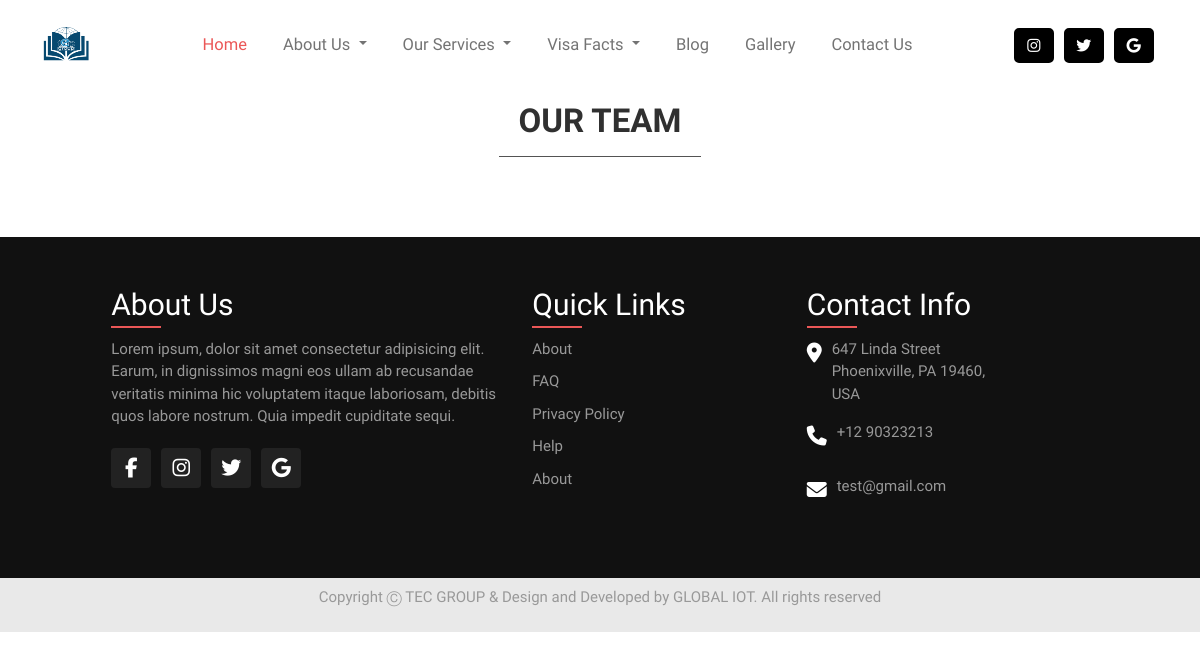
Page /meet-our-team/ on the earlier database version.
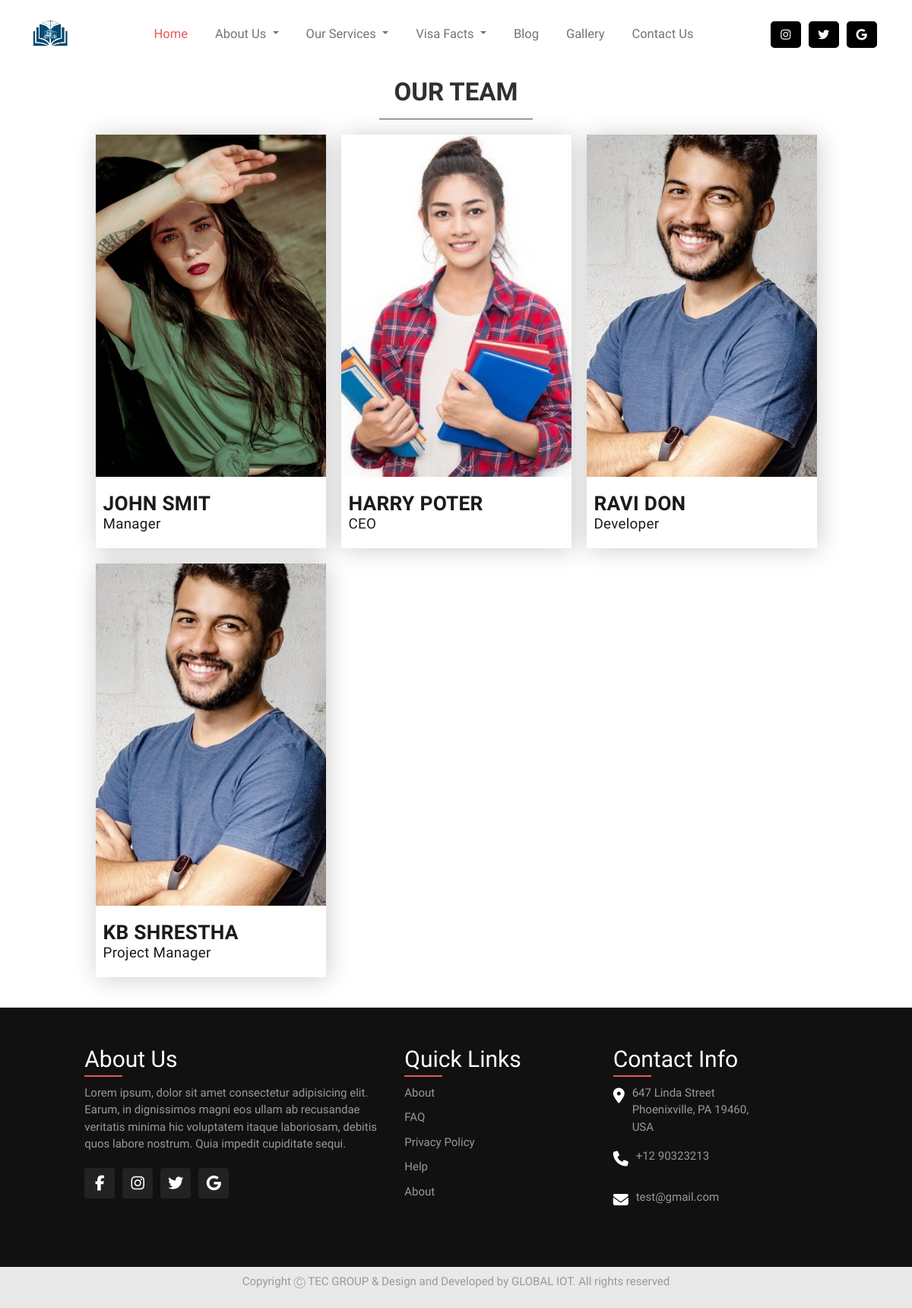
Same page on the later database version.
### meetteam/models.py (models this page shows, shortened)
class AboutTeam(models.Model):
    profile_photo = models.ImageField(upload_to='photos/%Y/%m/%d')
    hover_profile_photo = models.ImageField(upload_to='photos/%Y/%m/%d')
    name = models.CharField(max_length=200)
    job_title = models.CharField(max_length=200)
    job_descriptions = models.TextField(blank=False)
    is_published = models.BooleanField(default=True)

### meetteam/views.py (the view)
# urls.py: path('', views.meetourteam, name='meetteam'),
def meetourteam(request):
    aboutteam = AboutTeam.objects.all()
    context = {
        'aboutteam': aboutteam,
    }
    return render(request, 'pages/meetourteam.html', context)

### pages/context_processors.py (called while the page is built)
def message_context_processor(request):
    message = Message.objects.all()
    context = {
        "message": message
    }
    return context

### templates/pages/meetourteam.html (shortened to what this page needs)
{% extends 'base.html' %}
{% load static %}
{% block css %}
<link rel="stylesheet" href="{% static 'css/ourteam.css' %}">
{% endblock %}
{% block content %}
 <section id="team">
    <strong class="team-heading">Our Team</strong>
    <div class="team-box-container">
        {% for aboutTeam in aboutteam %}
        <div class="member-box member-{{forloop.counter}}">
            <div class="member-img">
                <img src="{{aboutTeam.profile_photo.url}}">
            </div>
            <div class="member-name">
                <h3>{{aboutTeam.name}}</h3>
                <h5>{{aboutTeam.job_title}}</h5>
            </div>
        </div>
        {% endfor %}
    </div>
</section>
{% endblock %}

### templates/base.html (shortened to what this page needs)
{% load static %}
<!DOCTYPE html>
<html lang="en">
<head>
    <link href="https://cdn.jsdelivr.net/npm/bootstrap@5.0.0/dist/css/bootstrap.min.css" rel="stylesheet">
    <link rel="stylesheet" href="https://cdnjs.cloudflare.com/ajax/libs/font-awesome/4.7.0/css/font-awesome.css" />
    <link rel="stylesheet" href="{% static 'css/navFooter.css' %}">
    <link rel="stylesheet" href="https://cdnjs.cloudflare.com/ajax/libs/OwlCarousel2/2.3.4/assets/owl.carousel.min.css" />
    <link rel="stylesheet" href="https://cdnjs.cloudflare.com/ajax/libs/OwlCarousel2/2.3.4/assets/owl.theme.default.min.css" />
    {% block css %} {% endblock %}
    <link rel="stylesheet" href="https://cdnjs.cloudflare.com/ajax/libs/owl-carousel/1.3.3/owl.transitions.min.css" />
    <link rel="stylesheet" href="https://cdnjs.cloudflare.com/ajax/libs/owl-carousel/1.3.3/owl.theme.min.css" />
    <link rel="stylesheet" href="https://cdnjs.cloudflare.com/ajax/libs/Swiper/6.5.8/swiper-bundle.min.css" />
    <link rel="stylesheet" href="https://cdnjs.cloudflare.com/ajax/libs/animate.css/3.5.2/animate.min.css">
    <link rel="stylesheet" href="https://cdnjs.cloudflare.com/ajax/libs/lightgallery-js/1.4.0/css/lightgallery.min.css" />
    <link rel="stylesheet" href="https://cdnjs.cloudflare.com/ajax/libs/owl-carousel/1.3.3/owl.carousel.min.css" />
</head>
<body>
    <header class="header">
        {% include 'partials/nav.html' with message=message%}
    </header>
    {% block content %} {% endblock %}
    {% include 'partials/footer.html' %}
</body>
</html>

### templates/partials/nav.html (shortened to what this page needs)
{% load static %}
<nav class="navbar navbar-expand-lg navbar-light fixed-top">
    <div class="container-fluid">
      <a class="navbar-brand" href="#"><img src="{% static 'img/logo.png' %}" alt=""></a>
      <div class="collapse navbar-collapse justify-content-between" id="navbarSupportedContent">
        <ul class="navbar-nav ms-auto mb-2 mb-lg-0">
          <li class="nav-item">
            <a class="nav-link active" aria-current="page" href="{% url 'index' %}">Home</a>
          </li>
          <li class="nav-item dropdown">
            <a class="nav-link dropdown-toggle" href="#" id="navbarDropdown" role="button" data-bs-toggle="dropdown" aria-expanded="false">
              About Us
            </a>
          </li>
          <li class="nav-item dropdown">
            <a class="nav-link dropdown-toggle" href="#" id="navbarDropdown" role="button" data-bs-toggle="dropdown" aria-expanded="false">
              Our Services
            </a>
          </li>
          <li class="nav-item dropdown">
            <a class="nav-link dropdown-toggle" href="#" id="navbarDropdown" role="button" data-bs-toggle="dropdown" aria-expanded="false">
              Visa Facts
            </a>
          </li>
          <li class="nav-item">
            <a class="nav-link" href="{% url 'blog' %}">Blog</a>
          </li>
          <li class="nav-item">
            <a class="nav-link" href="{% url 'gallery' %}">Gallery</a>
          </li>
          <li class="nav-item">
            <a class="nav-link" href="./contact.html">Contact Us</a>
          </li>
        </ul>
        <ul class="navbar-nav ms-auto social_icons">
          <div class="social_icon">
            <i class="fa fa-instagram" aria-hidden="true"></i>
          </div>
          <div class="social_icon">
            <i class="fa fa-twitter" aria-hidden="true"></i>
          </div>
          <div class="social_icon">
            <i class="fa fa-google " aria-hidden="true"></i>
          </div>
        </ul>
      </div>
    </div>
  </nav>

### templates/partials/footer.html
<footer>
    <div class="container">
      <div class="sec aboutus">
        <h2>About Us</h2>
        <p>
          Lorem ipsum, dolor sit amet consectetur adipisicing elit. Earum, in dignissimos magni eos ullam ab recusandae veritatis minima hic voluptatem itaque laboriosam, debitis quos labore nostrum. Quia impedit cupiditate sequi.
        </p>
        <ul class="sci">
          <li><a href="#"><i class="fa fa-facebook" aria-hidden="true"></i></a></li>
          <li><a href="#"><i class="fa fa-instagram" aria-hidden="true"></i></a></li>
          <li><a href="#"><i class="fa fa-twitter" aria-hidden="true"></i></a></li>
          <li><a href="#"><i class="fa fa-google" aria-hidden="true"></i></a></li>
        </ul>
      </div>
      <div class="sec quickLinks">
        <h2>Quick Links</h2>
        <ul>
          <li><a href="#">About</a></li>
          <li><a href="#">FAQ</a></li>
          <li><a href="#">Privacy Policy</a></li>
          <li><a href="#">Help</a></li>
          <li><a href="#">About</a></li>
        </ul>
      </div>
      <div class="sec contact">
        <h2>Contact Info</h2>
        <ul class="info">
          <li>
            <span><i class="fa fa-map-marker" aria-hidden="true"></i></span>
            <span>647 Linda Street<br>
            Phoenixville, PA 19460,<br>USA</span>
          </li>
          <li>
            <span><i class="fa fa-phone" aria-hidden="true"></i></span>
            <p><a href="tel:12334578">+12 90323213</a></p>
          </li>
          <li>
            <span><i class="fa fa-envelope" aria-hidden="true"></i></span>
            <p><a href="#">test@gmail.com</a></p>
          </li>
        </ul>
      </div>
    </div>
  </footer>
  <div class="copyrightText">
    <p>Copyright Ⓒ  TEC GROUP & Design and Developed by GLOBAL IOT. All rights reserved</p>
  </div>

### AU/static/css/navFooter.css (style rules this page uses)
html, body { font-family: "Raleway"; font-size: 15px; line-height: 1.5; box-sizing: border-box; margin: 0; left: 0; top: 0; }
a { text-decoration: none; color: rgba(43, 54, 69, 0.7); font-weight: 500; }
header ul { list-style-type: none; }
.navbar { background: white; padding: 3rem 2rem; height: 0rem; }
.collapse { background: white; }
.navbar-brand { font-size: 1.4rem; color: #eb5757 !important; width: 50px; height: 50px }
.navbar-brand img { width: 100%; height: 100%; }
.navbar-expand-lg .navbar-nav .nav-link { padding: 2rem 1.2rem; font-size: 1.1rem; position: relative; }
.navbar-expand-lg .navbar-nav .nav-link.active { color: #eb5757; }
.social_icon { display: inline-block; margin: 0 5px; padding: 5px; width: 40px; height: 35px; border: 2px solid black; box-sizing: border-box; transition: all 0.3s ease-in; background: black; border-radius: 5px; text-align: center; }
.social_icon .fa { color: white; }
footer { position: relative; width: 100%; height: auto; padding: 50px 100px; background: #111; display: flex; justify-content: space-between; flex-wrap: wrap; }
footer .container { display: flex; justify-content: space-between; flex-wrap: wrap; flex-direction: row; }
footer .container .sec { margin-right: 30px; }
footer .container .sec.aboutus { width: 40%; }
footer .container .sec.aboutus h2 { position: relative; color: white; font-weight: 500; margin-bottom: 15px; }
footer .container .sec.quickLinks h2 { position: relative; color: white; font-weight: 500; margin-bottom: 15px; }
footer .container .sec.contact h2 { position: relative; color: white; font-weight: 500; margin-bottom: 15px; }
footer .container h2:before { content: ""; position: absolute; bottom: -5px; left: 0; width: 50px; height: 2px; background: #eb5757; }
footer p { color: #999; }
.sci { margin-top: 20px; display: flex; margin-left: -30px; }
.sci li { list-style: none; }
.sci li a { display: inline-block; width: 40px; height: 40px; background: #222; display: flex; justify-content: center; align-items: center; margin-right: 10px; text-decoration: none; border-radius: 4px; }
.sci li a .fa { color: white; font-size: 20px; }
.quickLinks { position: relative; width: 25%; }
.quickLinks ul { margin-left: -30px; }
.quickLinks ul li { list-style: none; }
.quickLinks ul li a { color: #999; text-decoration: none; margin-bottom: 10px; display: inline-block; }
.contact { width: calc(35% - 60px); margin-right: 0 !important; }
.contact .info { position: relative; margin-left: -30px; }
.contact .info li { display: flex; margin-bottom: 16px; }
.contact .info li span:nth-child(1) { color: #fff; font-size: 20px; margin-right: 10px; }
.contact .info li span { color: #999; }
.contact .info li a { color: #999; text-decoration: none; }
.copyrightText { width: 100%; background: #18181818; padding: 8px 100px; text-align: center; color: #999; }

### AU/static/css/ourteam.css (style rules this page uses)
#team { display: flex; flex-direction: column; justify-content: center; align-items: center; width: 100%; padding: 20px; margin-top: 45px; }
.team-heading { font-size: 2.2rem; padding: 10px 20px; margin: 20px; color: #303030; text-transform: uppercase; font-weight: 800; border-top: 1px solid #535353; border-bottom: 1px solid #535353; text-align: center; }
.member-box { box-shadow: 2px 2px 30px rgba(0, 0, 0, 0.2); background-color: #ffffff; position: relative; cursor: pointer; }
.member-img { width: 362px; height: 542px; position: relative; }
.member-img img { width: 100%; height: 100%; object-position: center; object-fit: cover; }
.member-name { width: 100%; padding: 20px 10px; background-color: #ffffff; z-index: 2; }
.member-name h3, .member-name h5 { color: #1b1b1b; margin: 0px; letter-spacing: 0.3px; }
.member-name h5 { font-weight: 500; }
.member-name h3 { text-transform: uppercase; font-weight: 800; }
.team-box-container { display: grid; grid-template-columns: 362px 362px 362px; grid-template-rows: auto auto auto; grid-auto-columns: auto; grid-auto-rows: auto; grid-gap: 20px; }
@media (max-width: 1200px) { .team-box-container { grid-template-columns: 303px 303px 303px; } }
@media (max-width: 1200px) { .member-img { width: 303px; height: 450px; } }

Differences in the rows shown:
added AboutTeam: profile_photo (picture), name "JOHN SMIT", job_title "Manager"
added AboutTeam: profile_photo (picture), name "HARRY POTER", job_title "CEO"
added AboutTeam: profile_photo (picture), name "RAVI DON", job_title "Developer"
added AboutTeam: profile_photo (picture), name "KB SHRESTHA", job_title "Project Manager"
